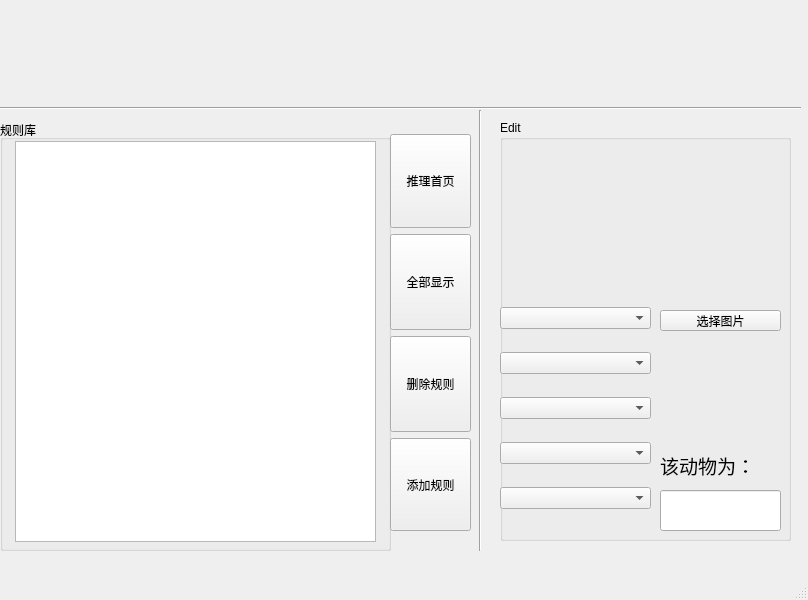
<?xml version="1.0" encoding="UTF-8"?>
<ui version="4.0">
 <class>MainWindow</class>
 <widget class="QMainWindow" name="MainWindow">
  <property name="enabled">
   <bool>true</bool>
  </property>
  <property name="geometry">
   <rect>
    <x>0</x>
    <y>0</y>
    <width>808</width>
    <height>600</height>
   </rect>
  </property>
  <property name="windowTitle">
   <string>MainWindow</string>
  </property>
  <widget class="QWidget" name="centralwidget">
   <widget class="QWidget" name="formLayoutWidget">
    <property name="geometry">
     <rect>
      <x>0</x>
      <y>0</y>
      <width>801</width>
      <height>91</height>
     </rect>
    </property>
    <layout class="QFormLayout" name="formLayout"/>
   </widget>
   <widget class="Line" name="line">
    <property name="geometry">
     <rect>
      <x>0</x>
      <y>100</y>
      <width>801</width>
      <height>16</height>
     </rect>
    </property>
    <property name="orientation">
     <enum>Qt::Horizontal</enum>
    </property>
   </widget>
   <widget class="QWidget" name="horizontalLayoutWidget">
    <property name="geometry">
     <rect>
      <x>0</x>
      <y>120</y>
      <width>391</width>
      <height>431</height>
     </rect>
    </property>
    <layout class="QHBoxLayout" name="horizontalLayout">
     <item>
      <widget class="QGroupBox" name="groupBox">
       <property name="title">
        <string>规则库</string>
       </property>
       <widget class="QListView" name="listView">
        <property name="geometry">
         <rect>
          <x>15</x>
          <y>21</y>
          <width>361</width>
          <height>401</height>
         </rect>
        </property>
       </widget>
      </widget>
     </item>
    </layout>
   </widget>
   <widget class="QWidget" name="verticalLayoutWidget">
    <property name="geometry">
     <rect>
      <x>500</x>
      <y>290</y>
      <width>151</width>
      <height>241</height>
     </rect>
    </property>
    <layout class="QVBoxLayout" name="verticalLayout">
     <item>
      <widget class="QComboBox" name="comboBox"/>
     </item>
     <item>
      <widget class="QComboBox" name="comboBox_3"/>
     </item>
     <item>
      <widget class="QComboBox" name="comboBox_2"/>
     </item>
     <item>
      <widget class="QComboBox" name="comboBox_4"/>
     </item>
     <item>
      <widget class="QComboBox" name="comboBox_5"/>
     </item>
    </layout>
   </widget>
   <widget class="QWidget" name="verticalLayoutWidget_2">
    <property name="geometry">
     <rect>
      <x>390</x>
      <y>120</y>
      <width>81</width>
      <height>431</height>
     </rect>
    </property>
    <layout class="QVBoxLayout" name="verticalLayout_2">
     <item>
      <spacer name="verticalSpacer">
       <property name="orientation">
        <enum>Qt::Vertical</enum>
       </property>
       <property name="sizeType">
        <enum>QSizePolicy::Fixed</enum>
       </property>
       <property name="sizeHint" stdset="0">
        <size>
         <width>20</width>
         <height>14</height>
        </size>
       </property>
      </spacer>
     </item>
     <item>
      <widget class="QPushButton" name="pushButton">
       <property name="enabled">
        <bool>true</bool>
       </property>
       <property name="sizePolicy">
        <sizepolicy hsizetype="MinimumExpanding" vsizetype="Expanding">
         <horstretch>0</horstretch>
         <verstretch>3</verstretch>
        </sizepolicy>
       </property>
       <property name="maximumSize">
        <size>
         <width>166</width>
         <height>94</height>
        </size>
       </property>
       <property name="layoutDirection">
        <enum>Qt::LeftToRight</enum>
       </property>
       <property name="text">
        <string>推理首页</string>
       </property>
       <property name="autoDefault">
        <bool>false</bool>
       </property>
      </widget>
     </item>
     <item>
      <widget class="QPushButton" name="BtAllshow">
       <property name="sizePolicy">
        <sizepolicy hsizetype="Minimum" vsizetype="Expanding">
         <horstretch>0</horstretch>
         <verstretch>0</verstretch>
        </sizepolicy>
       </property>
       <property name="maximumSize">
        <size>
         <width>16777215</width>
         <height>100</height>
        </size>
       </property>
       <property name="text">
        <string>全部显示</string>
       </property>
      </widget>
     </item>
     <item>
      <widget class="QPushButton" name="btdelete">
       <property name="sizePolicy">
        <sizepolicy hsizetype="Minimum" vsizetype="Expanding">
         <horstretch>0</horstretch>
         <verstretch>0</verstretch>
        </sizepolicy>
       </property>
       <property name="maximumSize">
        <size>
         <width>16777215</width>
         <height>167</height>
        </size>
       </property>
       <property name="text">
        <string>删除规则</string>
       </property>
      </widget>
     </item>
     <item>
      <widget class="QPushButton" name="BtAdd">
       <property name="sizePolicy">
        <sizepolicy hsizetype="Minimum" vsizetype="Expanding">
         <horstretch>0</horstretch>
         <verstretch>0</verstretch>
        </sizepolicy>
       </property>
       <property name="maximumSize">
        <size>
         <width>16777215</width>
         <height>93</height>
        </size>
       </property>
       <property name="text">
        <string>添加规则</string>
       </property>
      </widget>
     </item>
     <item>
      <spacer name="horizontalSpacer">
       <property name="orientation">
        <enum>Qt::Horizontal</enum>
       </property>
       <property name="sizeHint" stdset="0">
        <size>
         <width>40</width>
         <height>20</height>
        </size>
       </property>
      </spacer>
     </item>
    </layout>
   </widget>
   <widget class="QLabel" name="label">
    <property name="geometry">
     <rect>
      <x>510</x>
      <y>140</y>
      <width>271</width>
      <height>131</height>
     </rect>
    </property>
    <property name="text">
     <string/>
    </property>
   </widget>
   <widget class="Line" name="line_2">
    <property name="geometry">
     <rect>
      <x>470</x>
      <y>110</y>
      <width>20</width>
      <height>441</height>
     </rect>
    </property>
    <property name="orientation">
     <enum>Qt::Vertical</enum>
    </property>
   </widget>
   <widget class="QGroupBox" name="groupBox_2">
    <property name="geometry">
     <rect>
      <x>500</x>
      <y>120</y>
      <width>291</width>
      <height>421</height>
     </rect>
    </property>
    <property name="title">
     <string>Edit</string>
    </property>
    <widget class="QPushButton" name="pushButton_3">
     <property name="geometry">
      <rect>
       <x>160</x>
       <y>190</y>
       <width>121</width>
       <height>21</height>
      </rect>
     </property>
     <property name="text">
      <string>选择图片</string>
     </property>
    </widget>
    <widget class="QLineEdit" name="lineEdit">
     <property name="geometry">
      <rect>
       <x>160</x>
       <y>370</y>
       <width>121</width>
       <height>41</height>
      </rect>
     </property>
    </widget>
    <widget class="QLabel" name="label_2">
     <property name="geometry">
      <rect>
       <x>160</x>
       <y>330</y>
       <width>111</width>
       <height>31</height>
      </rect>
     </property>
     <property name="font">
      <font>
       <family>楷体</family>
       <pointsize>14</pointsize>
      </font>
     </property>
     <property name="text">
      <string>该动物为：</string>
     </property>
    </widget>
   </widget>
   <zorder>groupBox_2</zorder>
   <zorder>formLayoutWidget</zorder>
   <zorder>line</zorder>
   <zorder>horizontalLayoutWidget</zorder>
   <zorder>verticalLayoutWidget</zorder>
   <zorder>verticalLayoutWidget_2</zorder>
   <zorder>label</zorder>
   <zorder>line_2</zorder>
  </widget>
  <widget class="QMenuBar" name="menubar">
   <property name="geometry">
    <rect>
     <x>0</x>
     <y>0</y>
     <width>808</width>
     <height>23</height>
    </rect>
   </property>
  </widget>
  <widget class="QStatusBar" name="statusbar"/>
 </widget>
 <resources/>
 <connections/>
</ui>
